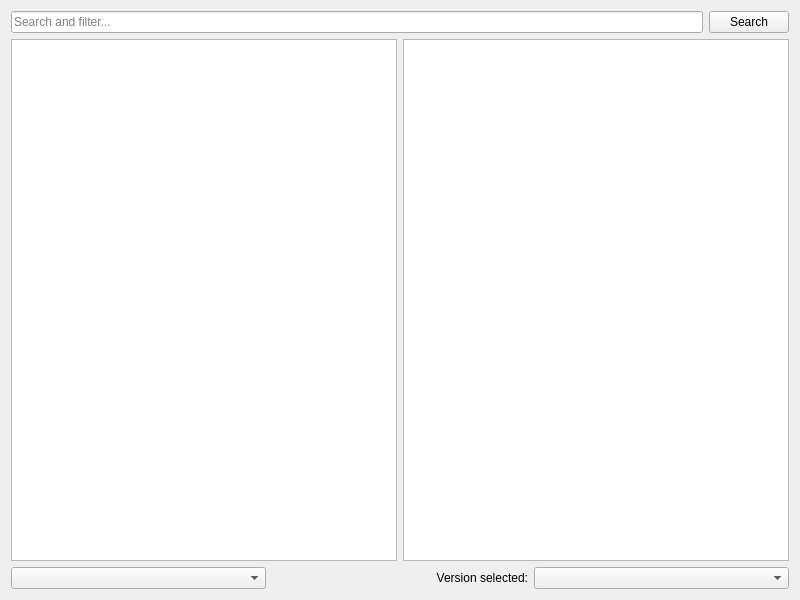
<?xml version="1.0" encoding="UTF-8"?>
<ui version="4.0">
 <class>FlamePage</class>
 <widget class="QWidget" name="FlamePage">
  <property name="geometry">
   <rect>
    <x>0</x>
    <y>0</y>
    <width>800</width>
    <height>600</height>
   </rect>
  </property>
  <layout class="QGridLayout" name="gridLayout">
   <item row="0" column="0">
    <layout class="QHBoxLayout">
     <item>
      <widget class="QLineEdit" name="searchEdit">
       <property name="placeholderText">
        <string>Search and filter...</string>
       </property>
      </widget>
     </item>
     <item>
      <widget class="QPushButton" name="searchButton">
       <property name="text">
        <string>Search</string>
       </property>
      </widget>
     </item>
    </layout>
   </item>
   <item row="1" column="0">
    <layout class="QHBoxLayout">
     <item>
      <widget class="QListView" name="packView">
       <property name="horizontalScrollBarPolicy">
        <enum>Qt::ScrollBarAlwaysOff</enum>
       </property>
       <property name="alternatingRowColors">
        <bool>true</bool>
       </property>
       <property name="iconSize">
        <size>
         <width>48</width>
         <height>48</height>
        </size>
       </property>
      </widget>
     </item>
     <item>
      <widget class="ProjectDescriptionPage" name="packDescription">
       <property name="openExternalLinks">
        <bool>true</bool>
       </property>
       <property name="openLinks">
        <bool>true</bool>
       </property>
      </widget>
     </item>
    </layout>
   </item>
   <item row="3" column="0">
    <layout class="QHBoxLayout">
     <item>
      <widget class="QComboBox" name="sortByBox"/>
     </item>
     <item>
      <widget class="QLabel" name="label">
       <property name="text">
        <string>Version selected:</string>
       </property>
       <property name="alignment">
        <set>Qt::AlignRight|Qt::AlignTrailing|Qt::AlignVCenter</set>
       </property>
      </widget>
     </item>
     <item>
      <widget class="QComboBox" name="versionSelectionBox"/>
     </item>
    </layout>
   </item>
  </layout>
 </widget>
 <customwidgets>
  <customwidget>
   <class>ProjectDescriptionPage</class>
   <extends>QTextBrowser</extends>
   <header>ui/widgets/ProjectDescriptionPage.h</header>
  </customwidget>
 </customwidgets>
 <tabstops>
  <tabstop>packView</tabstop>
  <tabstop>packDescription</tabstop>
  <tabstop>sortByBox</tabstop>
  <tabstop>versionSelectionBox</tabstop>
 </tabstops>
 <resources/>
 <connections/>
</ui>
